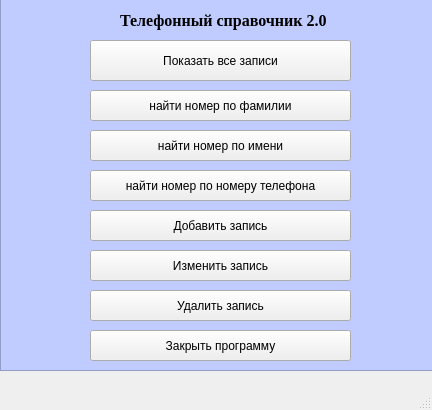
<?xml version="1.0" encoding="UTF-8"?>
<ui version="4.0">
 <class>MainWindow</class>
 <widget class="QMainWindow" name="MainWindow">
  <property name="windowModality">
   <enum>Qt::NonModal</enum>
  </property>
  <property name="geometry">
   <rect>
    <x>0</x>
    <y>0</y>
    <width>432</width>
    <height>410</height>
   </rect>
  </property>
  <property name="windowTitle">
   <string>Справочник</string>
  </property>
  <widget class="QWidget" name="centralwidget">
   <widget class="QPushButton" name="Allzapisi">
    <property name="geometry">
     <rect>
      <x>90</x>
      <y>40</y>
      <width>261</width>
      <height>41</height>
     </rect>
    </property>
    <property name="styleSheet">
     <string notr="true"/>
    </property>
    <property name="text">
     <string>Показать все записи</string>
    </property>
   </widget>
   <widget class="QPushButton" name="findeFIO">
    <property name="geometry">
     <rect>
      <x>90</x>
      <y>90</y>
      <width>261</width>
      <height>31</height>
     </rect>
    </property>
    <property name="text">
     <string>найти номер по фамилии</string>
    </property>
   </widget>
   <widget class="QPushButton" name="findeName">
    <property name="geometry">
     <rect>
      <x>90</x>
      <y>130</y>
      <width>261</width>
      <height>31</height>
     </rect>
    </property>
    <property name="text">
     <string>найти номер по имени</string>
    </property>
   </widget>
   <widget class="QPushButton" name="findeNomer">
    <property name="geometry">
     <rect>
      <x>90</x>
      <y>170</y>
      <width>261</width>
      <height>31</height>
     </rect>
    </property>
    <property name="text">
     <string>найти номер по номеру телефона</string>
    </property>
   </widget>
   <widget class="QPushButton" name="create">
    <property name="geometry">
     <rect>
      <x>90</x>
      <y>210</y>
      <width>261</width>
      <height>31</height>
     </rect>
    </property>
    <property name="text">
     <string>Добавить запись</string>
    </property>
   </widget>
   <widget class="QPushButton" name="change">
    <property name="geometry">
     <rect>
      <x>90</x>
      <y>250</y>
      <width>261</width>
      <height>31</height>
     </rect>
    </property>
    <property name="text">
     <string>Изменить запись</string>
    </property>
   </widget>
   <widget class="QPushButton" name="delet">
    <property name="geometry">
     <rect>
      <x>90</x>
      <y>290</y>
      <width>261</width>
      <height>31</height>
     </rect>
    </property>
    <property name="text">
     <string>Удалить запись</string>
    </property>
   </widget>
   <widget class="QPushButton" name="exit">
    <property name="geometry">
     <rect>
      <x>90</x>
      <y>330</y>
      <width>261</width>
      <height>31</height>
     </rect>
    </property>
    <property name="text">
     <string>Закрыть программу</string>
    </property>
   </widget>
   <widget class="QGraphicsView" name="graphicsView">
    <property name="geometry">
     <rect>
      <x>0</x>
      <y>-20</y>
      <width>441</width>
      <height>391</height>
     </rect>
    </property>
    <property name="palette">
     <palette>
      <active>
       <colorrole role="Button">
        <brush brushstyle="SolidPattern">
         <color alpha="255">
          <red>192</red>
          <green>204</green>
          <blue>255</blue>
         </color>
        </brush>
       </colorrole>
       <colorrole role="Base">
        <brush brushstyle="SolidPattern">
         <color alpha="255">
          <red>192</red>
          <green>204</green>
          <blue>255</blue>
         </color>
        </brush>
       </colorrole>
       <colorrole role="Window">
        <brush brushstyle="SolidPattern">
         <color alpha="255">
          <red>192</red>
          <green>204</green>
          <blue>255</blue>
         </color>
        </brush>
       </colorrole>
       <colorrole role="Highlight">
        <brush brushstyle="SolidPattern">
         <color alpha="255">
          <red>186</red>
          <green>154</green>
          <blue>200</blue>
         </color>
        </brush>
       </colorrole>
      </active>
      <inactive>
       <colorrole role="Button">
        <brush brushstyle="SolidPattern">
         <color alpha="255">
          <red>192</red>
          <green>204</green>
          <blue>255</blue>
         </color>
        </brush>
       </colorrole>
       <colorrole role="Base">
        <brush brushstyle="SolidPattern">
         <color alpha="255">
          <red>192</red>
          <green>204</green>
          <blue>255</blue>
         </color>
        </brush>
       </colorrole>
       <colorrole role="Window">
        <brush brushstyle="SolidPattern">
         <color alpha="255">
          <red>192</red>
          <green>204</green>
          <blue>255</blue>
         </color>
        </brush>
       </colorrole>
       <colorrole role="Highlight">
        <brush brushstyle="SolidPattern">
         <color alpha="255">
          <red>186</red>
          <green>154</green>
          <blue>200</blue>
         </color>
        </brush>
       </colorrole>
      </inactive>
      <disabled>
       <colorrole role="Button">
        <brush brushstyle="SolidPattern">
         <color alpha="255">
          <red>192</red>
          <green>204</green>
          <blue>255</blue>
         </color>
        </brush>
       </colorrole>
       <colorrole role="Base">
        <brush brushstyle="SolidPattern">
         <color alpha="255">
          <red>192</red>
          <green>204</green>
          <blue>255</blue>
         </color>
        </brush>
       </colorrole>
       <colorrole role="Window">
        <brush brushstyle="SolidPattern">
         <color alpha="255">
          <red>192</red>
          <green>204</green>
          <blue>255</blue>
         </color>
        </brush>
       </colorrole>
       <colorrole role="Highlight">
        <brush brushstyle="SolidPattern">
         <color alpha="255">
          <red>186</red>
          <green>154</green>
          <blue>200</blue>
         </color>
        </brush>
       </colorrole>
      </disabled>
     </palette>
    </property>
    <property name="tabletTracking">
     <bool>false</bool>
    </property>
    <property name="contextMenuPolicy">
     <enum>Qt::CustomContextMenu</enum>
    </property>
    <property name="toolTip">
     <string>&lt;html&gt;&lt;head/&gt;&lt;body&gt;&lt;p&gt;file:///C:/Users/DNS/Downloads/wq7XKSzSNe9q_ga3sUTm9lNKresa55LpO_QOisJtRSpZmo4PDZcP8ftbitrz0XSfUxUOim_ctj8wpd3Okg14kF1s.jpg&lt;/p&gt;&lt;/body&gt;&lt;/html&gt;</string>
    </property>
    <property name="autoFillBackground">
     <bool>false</bool>
    </property>
    <property name="styleSheet">
     <string notr="true">selection-background-color: rgb(186, 154, 200);
background-color: rgb(192, 204, 255);</string>
    </property>
    <property name="interactive">
     <bool>false</bool>
    </property>
    <property name="rubberBandSelectionMode">
     <enum>Qt::IntersectsItemShape</enum>
    </property>
   </widget>
   <widget class="QLabel" name="label">
    <property name="geometry">
     <rect>
      <x>120</x>
      <y>10</y>
      <width>211</width>
      <height>21</height>
     </rect>
    </property>
    <property name="font">
     <font>
      <family>Times New Roman</family>
      <pointsize>12</pointsize>
      <weight>75</weight>
      <bold>true</bold>
     </font>
    </property>
    <property name="text">
     <string>Телефонный справочник 2.0</string>
    </property>
   </widget>
   <zorder>graphicsView</zorder>
   <zorder>Allzapisi</zorder>
   <zorder>findeFIO</zorder>
   <zorder>findeName</zorder>
   <zorder>findeNomer</zorder>
   <zorder>create</zorder>
   <zorder>change</zorder>
   <zorder>delet</zorder>
   <zorder>exit</zorder>
   <zorder>label</zorder>
  </widget>
  <widget class="QMenuBar" name="menubar">
   <property name="geometry">
    <rect>
     <x>0</x>
     <y>0</y>
     <width>432</width>
     <height>21</height>
    </rect>
   </property>
  </widget>
  <widget class="QStatusBar" name="statusbar"/>
 </widget>
 <resources/>
 <connections/>
</ui>
